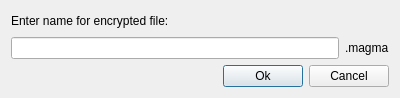
<?xml version="1.0" encoding="UTF-8"?>
<ui version="4.0">
 <class>Encrypt</class>
 <widget class="QDialog" name="Encrypt">
  <property name="geometry">
   <rect>
    <x>0</x>
    <y>0</y>
    <width>400</width>
    <height>98</height>
   </rect>
  </property>
  <property name="sizePolicy">
   <sizepolicy hsizetype="Fixed" vsizetype="Fixed">
    <horstretch>0</horstretch>
    <verstretch>0</verstretch>
   </sizepolicy>
  </property>
  <property name="windowTitle">
   <string>Encrypt file</string>
  </property>
  <layout class="QGridLayout" name="gridLayout">
   <item row="0" column="0">
    <layout class="QVBoxLayout" name="verticalLayout_3">
     <item>
      <layout class="QVBoxLayout" name="verticalLayout_2">
       <item>
        <layout class="QVBoxLayout" name="verticalLayout">
         <item>
          <widget class="QLabel" name="label_2">
           <property name="text">
            <string>Enter name for encrypted file:</string>
           </property>
          </widget>
         </item>
         <item>
          <layout class="QHBoxLayout" name="horizontalLayout">
           <item>
            <widget class="QLineEdit" name="lineEdit"/>
           </item>
           <item>
            <widget class="QLabel" name="label">
             <property name="text">
              <string>.magma</string>
             </property>
            </widget>
           </item>
          </layout>
         </item>
        </layout>
       </item>
      </layout>
     </item>
     <item>
      <layout class="QHBoxLayout" name="horizontalLayout_3">
       <item>
        <spacer name="horizontalSpacer">
         <property name="orientation">
          <enum>Qt::Horizontal</enum>
         </property>
         <property name="sizeHint" stdset="0">
          <size>
           <width>40</width>
           <height>20</height>
          </size>
         </property>
        </spacer>
       </item>
       <item>
        <layout class="QHBoxLayout" name="horizontalLayout_2">
         <item>
          <widget class="QPushButton" name="okButton">
           <property name="text">
            <string>Ok</string>
           </property>
          </widget>
         </item>
         <item>
          <widget class="QPushButton" name="cancelButton">
           <property name="text">
            <string>Cancel</string>
           </property>
          </widget>
         </item>
        </layout>
       </item>
      </layout>
     </item>
    </layout>
   </item>
  </layout>
 </widget>
 <resources/>
 <connections/>
</ui>
